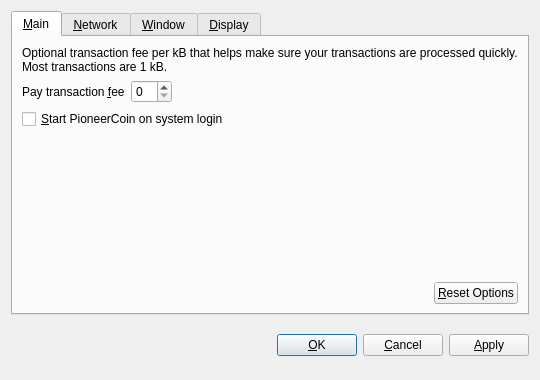
<?xml version="1.0" encoding="UTF-8"?>
<ui version="4.0">
 <class>OptionsDialog</class>
 <widget class="QDialog" name="OptionsDialog">
  <property name="geometry">
   <rect>
    <x>0</x>
    <y>0</y>
    <width>540</width>
    <height>380</height>
   </rect>
  </property>
  <property name="windowTitle">
   <string>Options</string>
  </property>
  <property name="modal">
   <bool>true</bool>
  </property>
  <layout class="QVBoxLayout" name="verticalLayout">
   <item>
    <widget class="QTabWidget" name="tabWidget">
     <property name="tabPosition">
      <enum>QTabWidget::North</enum>
     </property>
     <property name="currentIndex">
      <number>0</number>
     </property>
     <widget class="QWidget" name="tabMain">
      <attribute name="title">
       <string>&amp;Main</string>
      </attribute>
      <layout class="QVBoxLayout" name="verticalLayout_Main">
       <item>
        <widget class="QLabel" name="transactionFeeInfoLabel">
         <property name="text">
          <string>Optional transaction fee per kB that helps make sure your transactions are processed quickly. Most transactions are 1 kB.</string>
         </property>
         <property name="textFormat">
          <enum>Qt::PlainText</enum>
         </property>
         <property name="wordWrap">
          <bool>true</bool>
         </property>
        </widget>
       </item>
       <item>
        <layout class="QHBoxLayout" name="horizontalLayout_1_Main">
         <item>
          <widget class="QLabel" name="transactionFeeLabel">
           <property name="text">
            <string>Pay transaction &amp;fee</string>
           </property>
           <property name="textFormat">
            <enum>Qt::PlainText</enum>
           </property>
           <property name="buddy">
            <cstring>transactionFee</cstring>
           </property>
          </widget>
         </item>
         <item>
          <widget class="BitcoinAmountField" name="transactionFee"/>
         </item>
         <item>
          <spacer name="horizontalSpacer_1_Main">
           <property name="orientation">
            <enum>Qt::Horizontal</enum>
           </property>
           <property name="sizeHint" stdset="0">
            <size>
             <width>40</width>
             <height>20</height>
            </size>
           </property>
          </spacer>
         </item>
        </layout>
       </item>
       <item>
        <widget class="QCheckBox" name="bitcoinAtStartup">
         <property name="toolTip">
          <string>Automatically start PioneerCoin after logging in to the system.</string>
         </property>
         <property name="text">
          <string>&amp;Start PioneerCoin on system login</string>
         </property>
        </widget>
       </item>
       <item>
        <spacer name="verticalSpacer_Main">
         <property name="orientation">
          <enum>Qt::Vertical</enum>
         </property>
         <property name="sizeHint" stdset="0">
          <size>
           <width>20</width>
           <height>40</height>
          </size>
         </property>
        </spacer>
       </item>
       <item>
        <layout class="QHBoxLayout" name="horizontalLayout_2_Main">
         <item>
          <spacer name="horizontalSpacer_2_Main">
           <property name="orientation">
            <enum>Qt::Horizontal</enum>
           </property>
           <property name="sizeHint" stdset="0">
            <size>
             <width>40</width>
             <height>20</height>
            </size>
           </property>
          </spacer>
         </item>
         <item>
          <widget class="QPushButton" name="resetButton">
           <property name="toolTip">
            <string>Reset all client options to default.</string>
           </property>
           <property name="text">
            <string>&amp;Reset Options</string>
           </property>
           <property name="autoDefault">
            <bool>false</bool>
           </property>
          </widget>
         </item>
        </layout>
       </item>
      </layout>
     </widget>
     <widget class="QWidget" name="tabNetwork">
      <attribute name="title">
       <string>&amp;Network</string>
      </attribute>
      <layout class="QVBoxLayout" name="verticalLayout_Network">
       <item>
        <widget class="QCheckBox" name="mapPortUpnp">
         <property name="toolTip">
          <string>Automatically open the PioneerCoin client port on the router. This only works when your router supports UPnP and it is enabled.</string>
         </property>
         <property name="text">
          <string>Map port using &amp;UPnP</string>
         </property>
        </widget>
       </item>
       <item>
        <widget class="QCheckBox" name="connectSocks">
         <property name="toolTip">
          <string>Connect to the PioneerCoin network through a SOCKS proxy (e.g. when connecting through Tor).</string>
         </property>
         <property name="text">
          <string>&amp;Connect through SOCKS proxy:</string>
         </property>
        </widget>
       </item>
       <item>
        <layout class="QHBoxLayout" name="horizontalLayout_Network">
         <item>
          <widget class="QLabel" name="proxyIpLabel">
           <property name="text">
            <string>Proxy &amp;IP:</string>
           </property>
           <property name="textFormat">
            <enum>Qt::PlainText</enum>
           </property>
           <property name="buddy">
            <cstring>proxyIp</cstring>
           </property>
          </widget>
         </item>
         <item>
          <widget class="QValidatedLineEdit" name="proxyIp">
           <property name="maximumSize">
            <size>
             <width>140</width>
             <height>16777215</height>
            </size>
           </property>
           <property name="toolTip">
            <string>IP address of the proxy (e.g. 127.0.0.1)</string>
           </property>
          </widget>
         </item>
         <item>
          <widget class="QLabel" name="proxyPortLabel">
           <property name="text">
            <string>&amp;Port:</string>
           </property>
           <property name="textFormat">
            <enum>Qt::PlainText</enum>
           </property>
           <property name="buddy">
            <cstring>proxyPort</cstring>
           </property>
          </widget>
         </item>
         <item>
          <widget class="QLineEdit" name="proxyPort">
           <property name="maximumSize">
            <size>
             <width>55</width>
             <height>16777215</height>
            </size>
           </property>
           <property name="toolTip">
            <string>Port of the proxy (e.g. 9050)</string>
           </property>
          </widget>
         </item>
         <item>
          <widget class="QLabel" name="socksVersionLabel">
           <property name="text">
            <string>SOCKS &amp;Version:</string>
           </property>
           <property name="textFormat">
            <enum>Qt::PlainText</enum>
           </property>
           <property name="buddy">
            <cstring>socksVersion</cstring>
           </property>
          </widget>
         </item>
         <item>
          <widget class="QValueComboBox" name="socksVersion">
           <property name="toolTip">
            <string>SOCKS version of the proxy (e.g. 5)</string>
           </property>
          </widget>
         </item>
         <item>
          <spacer name="horizontalSpacer_Network">
           <property name="orientation">
            <enum>Qt::Horizontal</enum>
           </property>
           <property name="sizeHint" stdset="0">
            <size>
             <width>40</width>
             <height>20</height>
            </size>
           </property>
          </spacer>
         </item>
        </layout>
       </item>
       <item>
        <spacer name="verticalSpacer_Network">
         <property name="orientation">
          <enum>Qt::Vertical</enum>
         </property>
         <property name="sizeHint" stdset="0">
          <size>
           <width>20</width>
           <height>40</height>
          </size>
         </property>
        </spacer>
       </item>
      </layout>
     </widget>
     <widget class="QWidget" name="tabWindow">
      <attribute name="title">
       <string>&amp;Window</string>
      </attribute>
      <layout class="QVBoxLayout" name="verticalLayout_Window">
       <item>
        <widget class="QCheckBox" name="minimizeToTray">
         <property name="toolTip">
          <string>Show only a tray icon after minimizing the window.</string>
         </property>
         <property name="text">
          <string>&amp;Minimize to the tray instead of the taskbar</string>
         </property>
        </widget>
       </item>
       <item>
        <widget class="QCheckBox" name="minimizeOnClose">
         <property name="toolTip">
          <string>Minimize instead of exit the application when the window is closed. When this option is enabled, the application will be closed only after selecting Quit in the menu.</string>
         </property>
         <property name="text">
          <string>M&amp;inimize on close</string>
         </property>
        </widget>
       </item>
       <item>
        <spacer name="verticalSpacer_Window">
         <property name="orientation">
          <enum>Qt::Vertical</enum>
         </property>
         <property name="sizeHint" stdset="0">
          <size>
           <width>20</width>
           <height>40</height>
          </size>
         </property>
        </spacer>
       </item>
      </layout>
     </widget>
     <widget class="QWidget" name="tabDisplay">
      <attribute name="title">
       <string>&amp;Display</string>
      </attribute>
      <layout class="QVBoxLayout" name="verticalLayout_Display">
       <item>
        <layout class="QHBoxLayout" name="horizontalLayout_1_Display">
         <item>
          <widget class="QLabel" name="langLabel">
           <property name="text">
            <string>User Interface &amp;language:</string>
           </property>
           <property name="textFormat">
            <enum>Qt::PlainText</enum>
           </property>
           <property name="buddy">
            <cstring>lang</cstring>
           </property>
          </widget>
         </item>
         <item>
          <widget class="QValueComboBox" name="lang">
           <property name="toolTip">
            <string>The user interface language can be set here. This setting will take effect after restarting PioneerCoin.</string>
           </property>
          </widget>
         </item>
        </layout>
       </item>
       <item>
        <layout class="QHBoxLayout" name="horizontalLayout_2_Display">
         <item>
          <widget class="QLabel" name="unitLabel">
           <property name="text">
            <string>&amp;Unit to show amounts in:</string>
           </property>
           <property name="textFormat">
            <enum>Qt::PlainText</enum>
           </property>
           <property name="buddy">
            <cstring>unit</cstring>
           </property>
          </widget>
         </item>
         <item>
          <widget class="QValueComboBox" name="unit">
           <property name="toolTip">
            <string>Choose the default subdivision unit to show in the interface and when sending coins.</string>
           </property>
          </widget>
         </item>
        </layout>
       </item>
       <item>
        <widget class="QCheckBox" name="displayAddresses">
         <property name="toolTip">
          <string>Whether to show PioneerCoin addresses in the transaction list or not.</string>
         </property>
         <property name="text">
          <string>&amp;Display addresses in transaction list</string>
         </property>
        </widget>
       </item>
       <item>
        <widget class="QCheckBox" name="coinControlFeatures">
         <property name="toolTip">
          <string>Whether to show coin control features or not.</string>
         </property>
         <property name="text">
          <string>Display coin &amp;control features (experts only!)</string>
         </property>
        </widget>
       </item>
       <item>
        <spacer name="verticalSpacer_Display">
         <property name="orientation">
          <enum>Qt::Vertical</enum>
         </property>
         <property name="sizeHint" stdset="0">
          <size>
           <width>20</width>
           <height>40</height>
          </size>
         </property>
        </spacer>
       </item>
      </layout>
     </widget>
    </widget>
   </item>
   <item>
    <layout class="QHBoxLayout" name="horizontalLayout_Buttons">
     <item>
      <spacer name="horizontalSpacer_1">
       <property name="orientation">
        <enum>Qt::Horizontal</enum>
       </property>
       <property name="sizeHint" stdset="0">
        <size>
         <width>40</width>
         <height>48</height>
        </size>
       </property>
      </spacer>
     </item>
     <item>
      <widget class="QLabel" name="statusLabel">
       <property name="font">
        <font>
         <weight>75</weight>
         <bold>true</bold>
        </font>
       </property>
       <property name="text">
        <string/>
       </property>
       <property name="textFormat">
        <enum>Qt::PlainText</enum>
       </property>
       <property name="wordWrap">
        <bool>true</bool>
       </property>
      </widget>
     </item>
     <item>
      <spacer name="horizontalSpacer_2">
       <property name="orientation">
        <enum>Qt::Horizontal</enum>
       </property>
       <property name="sizeHint" stdset="0">
        <size>
         <width>40</width>
         <height>48</height>
        </size>
       </property>
      </spacer>
     </item>
     <item>
      <widget class="QPushButton" name="okButton">
       <property name="text">
        <string>&amp;OK</string>
       </property>
      </widget>
     </item>
     <item>
      <widget class="QPushButton" name="cancelButton">
       <property name="text">
        <string>&amp;Cancel</string>
       </property>
       <property name="autoDefault">
        <bool>false</bool>
       </property>
      </widget>
     </item>
     <item>
      <widget class="QPushButton" name="applyButton">
       <property name="text">
        <string>&amp;Apply</string>
       </property>
       <property name="autoDefault">
        <bool>false</bool>
       </property>
      </widget>
     </item>
    </layout>
   </item>
  </layout>
 </widget>
 <customwidgets>
  <customwidget>
   <class>BitcoinAmountField</class>
   <extends>QSpinBox</extends>
   <header>bitcoinamountfield.h</header>
  </customwidget>
  <customwidget>
   <class>QValueComboBox</class>
   <extends>QComboBox</extends>
   <header>qvaluecombobox.h</header>
  </customwidget>
  <customwidget>
   <class>QValidatedLineEdit</class>
   <extends>QLineEdit</extends>
   <header>qvalidatedlineedit.h</header>
  </customwidget>
 </customwidgets>
 <resources/>
 <connections/>
</ui>
